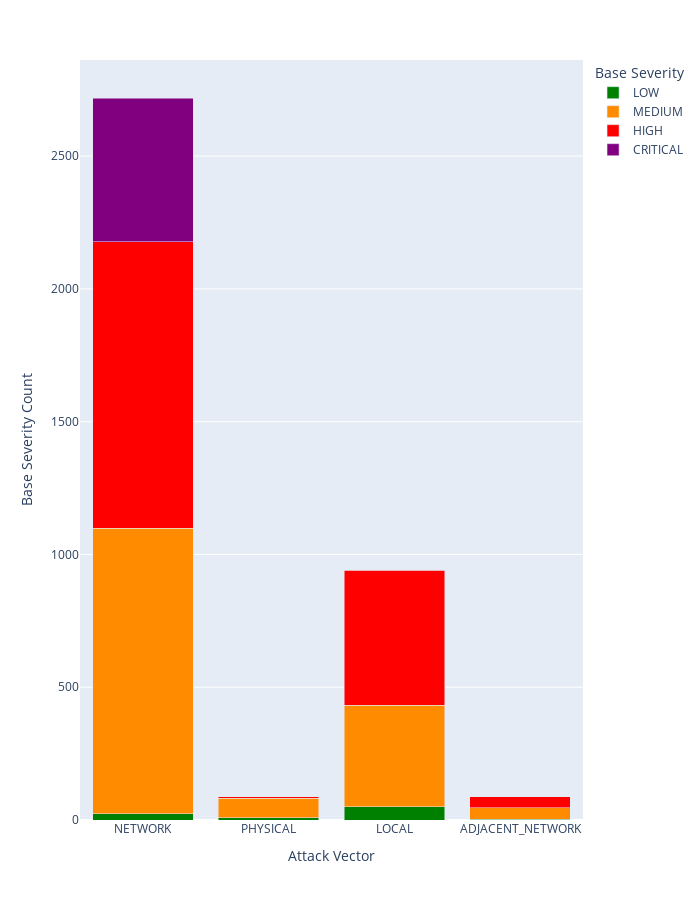

The notebook cell saved with this chart:
### Code cell
dt_analyzer.show_correlation_stacked_bar_chart(processed_df, "attackVector", "baseSeverity", "Attack Vector", "Base Severity" , 700, 900, "")

### Figure 1 — Plotly figure (JSON) as saved in the notebook; plotly's stock layout.template omitted (floating-point values rounded to 4 significant figures)
{"data": [{"alignmentgroup": "True", "hovertemplate": "Base Severity=LOW<br>Attack Vector=%{x}<br>Base Severity Count=%{y}<extra></extra>", "legendgroup": "LOW", "marker": {"color": "green", "pattern": {"shape": ""}}, "name": "LOW", "offsetgroup": "LOW", "orientation": "v", "showlegend": true, "textposition": "auto", "type": "bar", "x": ["NETWORK", "PHYSICAL", "LOCAL", "ADJACENT_NETWORK"], "xaxis": "x", "y": [23, 9, 50, 2], "yaxis": "y"}, {"alignmentgroup": "True", "hovertemplate": "Base Severity=MEDIUM<br>Attack Vector=%{x}<br>Base Severity Count=%{y}<extra></extra>", "legendgroup": "MEDIUM", "marker": {"color": "darkorange", "pattern": {"shape": ""}}, "name": "MEDIUM", "offsetgroup": "MEDIUM", "orientation": "v", "showlegend": true, "textposition": "auto", "type": "bar", "x": ["PHYSICAL", "NETWORK", "LOCAL", "ADJACENT_NETWORK"], "xaxis": "x", "y": [72, 1076, 382, 44], "yaxis": "y"}, {"alignmentgroup": "True", "hovertemplate": "Base Severity=HIGH<br>Attack Vector=%{x}<br>Base Severity Count=%{y}<extra></extra>", "legendgroup": "HIGH", "marker": {"color": "red", "pattern": {"shape": ""}}, "name": "HIGH", "offsetgroup": "HIGH", "orientation": "v", "showlegend": true, "textposition": "auto", "type": "bar", "x": ["LOCAL", "ADJACENT_NETWORK", "NETWORK", "PHYSICAL"], "xaxis": "x", "y": [509, 41, 1079, 7], "yaxis": "y"}, {"alignmentgroup": "True", "hovertemplate": "Base Severity=CRITICAL<br>Attack Vector=%{x}<br>Base Severity Count=%{y}<extra></extra>", "legendgroup": "CRITICAL", "marker": {"color": "purple", "pattern": {"shape": ""}}, "name": "CRITICAL", "offsetgroup": "CRITICAL", "orientation": "v", "showlegend": true, "textposition": "auto", "type": "bar", "x": ["ADJACENT_NETWORK", "NETWORK", "LOCAL"], "xaxis": "x", "y": [1, 541, 1], "yaxis": "y"}], "layout": {"barmode": "stack", "height": 900, "legend": {"title": {"text": "Base Severity"}, "tracegroupgap": 0}, "margin": {"t": 60}, "width": 700, "xaxis": {"anchor": "y", "domain": [0, 1], "title": {"text": "Attack Vector"}}, "yaxis": {"anchor": "x", "domain": [0, 1], "title": {"text": "Base Severity Count"}}}}
